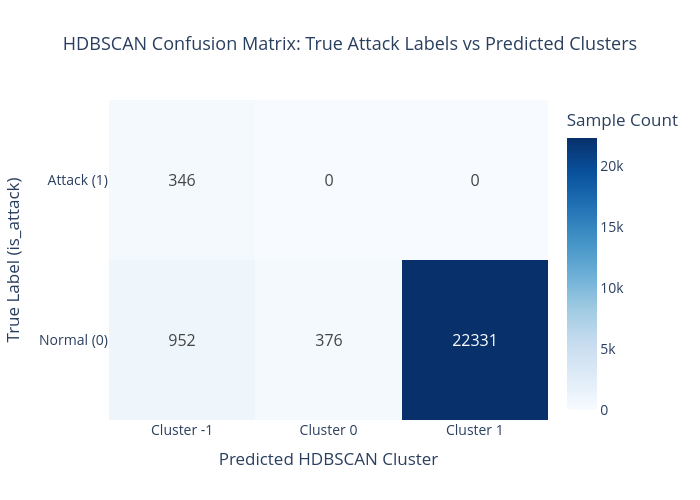

Notebook source saved alongside this figure:
### Markdown cell above
### Semisupervised evaluation

### Code cell
cm_df = pd.crosstab(y, hdb_labels, rownames=['is_attack'], colnames=['gmm_label'])

# Extract data
z = cm_df.values
x = [f"Cluster {col}" for col in cm_df.columns]  # e.g., ["Cluster 0", "Cluster 1", ...]
y_labels = ["Normal (0)", "Attack (1)"]           # Row labels

# Create heatmap
fig = go.Figure(data=go.Heatmap(
    z=z,
    x=x,
    y=y_labels,
    colorscale='Blues',
    text=z,
    texttemplate="%{text}",
    textfont={"size": 16},
    hovertemplate=(
        "<b>True Class:</b> %{y}<br>" +
        "<b>Predicted Cluster:</b> %{x}<br>" +
        "<b>Count:</b> %{z}<extra></extra>"
    ),
    colorbar=dict(title="Sample Count")
))

# Update layout
fig.update_layout(
    title={
        'text': "HDBSCAN Confusion Matrix: True Attack Labels vs Predicted Clusters",
        'x': 0.5,
        'xanchor': 'center',
        'font': {'size': 18}
    },
    xaxis_title="Predicted HDBSCAN Cluster",
    yaxis_title="True Label (is_attack)",
    width=700,
    height=500,
    font=dict(size=14)
)

fig.show()

### Figure 1 — Plotly figure (JSON) as saved in the notebook; plotly's stock layout.template omitted (floating-point values rounded to 4 significant figures)
{"data": [{"colorbar": {"title": {"text": "Sample Count"}}, "colorscale": [[0, "rgb(247,251,255)"], [0.125, "rgb(222,235,247)"], [0.25, "rgb(198,219,239)"], [0.375, "rgb(158,202,225)"], [0.5, "rgb(107,174,214)"], [0.625, "rgb(66,146,198)"], [0.75, "rgb(33,113,181)"], [0.875, "rgb(8,81,156)"], [1, "rgb(8,48,107)"]], "hovertemplate": "<b>True Class:</b> %{y}<br><b>Predicted Cluster:</b> %{x}<br><b>Count:</b> %{z}<extra></extra>", "text": [[952, 376, 22331], [346, 0, 0]], "textfont": {"size": 16}, "texttemplate": "%{text}", "type": "heatmap", "x": ["Cluster -1", "Cluster 0", "Cluster 1"], "y": ["Normal (0)", "Attack (1)"], "z": [[952, 376, 22331], [346, 0, 0]]}], "layout": {"font": {"size": 14}, "height": 500, "title": {"font": {"size": 18}, "text": "HDBSCAN Confusion Matrix: True Attack Labels vs Predicted Clusters", "x": 0.5, "xanchor": "center"}, "width": 700, "xaxis": {"title": {"text": "Predicted HDBSCAN Cluster"}}, "yaxis": {"title": {"text": "True Label (is_attack)"}}}}
